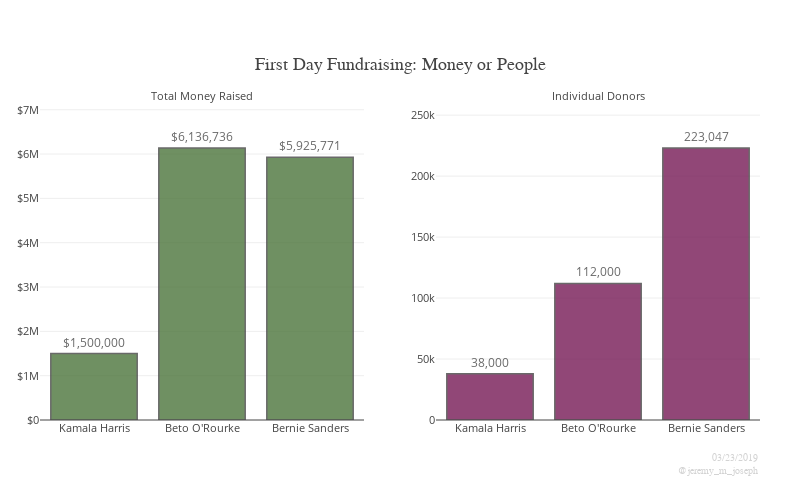

The cell this chart's notebook holds for it:
### Code cell
names = ['Kamala Harris', "Beto O'Rourke", 'Bernie Sanders']
money_bars = go.Bar(
    x=names,
    y=[dem_dict[n][0] for n in names],
    #width=25000,
    text=[dem_dict[n][3] for n in names],
    textposition = 'outside',
#     textfont=dict(
#         size=10
#     ),
    marker=dict(
        #color='#5DCF9A',
        color='#4C753B',
        line=dict(
            #color='rgb(8,48,107)',
            width=1.5
        ),
    ),
    opacity=0.8
)

donation_bars = go.Bar(
    x=names,
    y=[dem_dict[n][1] for n in names],
    #width=25000,
    text=["{:,}".format(dem_dict[n][1]) for n in names],
    textposition = 'outside',
    marker=dict(
        #color='#6184CF',
        color='#761A56',
        line=dict(
            #color='rgb(8,48,107)',
            width=1.5,
        ),
    ),
    opacity=0.8
    
)


fig = plotly.tools.make_subplots(rows=1, cols=2, subplot_titles=('Total Money Raised', 'Individual Donors'))
for i in fig['layout']['annotations']:
    i['font'] = dict(size=11)
    i['yshift'] = -5

fig.append_trace(money_bars, 1, 1)
fig.append_trace(donation_bars, 1, 2)

# Set max height of tallest bar equal across plots
ratio = .85
fig['layout']['xaxis1'].update(tickfont=dict(size=11))
fig['layout']['xaxis2'].update(tickfont=dict(size=11))

fig['layout']['yaxis1'].update(title='',
                               tickprefix="$",
                               tickfont=dict(size=11),
                               range=[0,dem_dict["Beto O'Rourke"][0]/float(ratio)])

fig['layout']['yaxis2'].update(title='',
                               tickfont=dict(size=11),
                               range=[0, dem_dict['Bernie Sanders'][1]/float(ratio)])

fig['layout'].update(#font=dict(size=6),
                     title=dict(
                         text='First Day Fundraising: Money or People',
                         font=dict(
                             family='verdana',
                             size=18,
                             color=None,
                         ),
                         xref='paper',
                         yref='paper',
                         y=1.0,
                         yanchor='bottom',
                         pad=dict( # unit: pixels
                             b=30,
                         ),
                     ),
                     width=800,
                     height=500,
                     showlegend=False,
                     margin=go.layout.Margin(
                         #pad=2,
                         l=40,
                         r=40,
                         #t=40,
                         autoexpand=False,
                         ),
)

fig['layout']['annotations'] += (dict(
    text='03/23/2019<br>@jeremy_m_joseph',
    font=dict(
        family='Andale Mono',
        size=10,
        color='lightgray',
    ),
    x=1,
    y=-.18,
    xref='paper',
    yref='paper',
    align='right',
    xanchor='right',
    yanchor='bottom',
    showarrow=False,
),)

plotly.offline.init_notebook_mode(connected=True)
plotly.offline.iplot(fig)

### Figure 1 — Plotly figure (JSON) as saved in the notebook; plotly's stock layout.template omitted (floating-point values rounded to 4 significant figures)
{"data": [{"marker": {"color": "#4C753B", "line": {"width": 1.5}}, "opacity": 0.8, "text": ["$1,500,000", "$6,136,736", "$5,925,771"], "textposition": "outside", "type": "bar", "uid": "4c20df11-afdd-49bb-bc4d-16dd0f1e9503", "x": ["Kamala Harris", "Beto O'Rourke", "Bernie Sanders"], "xaxis": "x", "y": [1500000, 6136736, 5925771], "yaxis": "y"}, {"marker": {"color": "#761A56", "line": {"width": 1.5}}, "opacity": 0.8, "text": ["38,000", "112,000", "223,047"], "textposition": "outside", "type": "bar", "uid": "25319254-f815-45a1-bcdf-b60f78f98620", "x": ["Kamala Harris", "Beto O'Rourke", "Bernie Sanders"], "xaxis": "x2", "y": [38000, 112000, 223047], "yaxis": "y2"}], "layout": {"annotations": [{"font": {"size": 11}, "showarrow": false, "text": "Total Money Raised", "x": 0.225, "xanchor": "center", "xref": "paper", "y": 1, "yanchor": "bottom", "yref": "paper", "yshift": -5}, {"font": {"size": 11}, "showarrow": false, "text": "Individual Donors", "x": 0.775, "xanchor": "center", "xref": "paper", "y": 1, "yanchor": "bottom", "yref": "paper", "yshift": -5}, {"align": "right", "font": {"color": "lightgray", "family": "Andale Mono", "size": 10}, "showarrow": false, "text": "03/23/2019<br>@jeremy_m_joseph", "x": 1, "xanchor": "right", "xref": "paper", "y": -0.18, "yanchor": "bottom", "yref": "paper"}], "height": 500, "margin": {"autoexpand": false, "l": 40, "r": 40}, "showlegend": false, "title": {"font": {"family": "verdana", "size": 18}, "pad": {"b": 30}, "text": "First Day Fundraising: Money or People", "xref": "paper", "y": 1, "yanchor": "bottom", "yref": "paper"}, "width": 800, "xaxis": {"anchor": "y", "domain": [0, 0.45], "tickfont": {"size": 11}}, "xaxis2": {"anchor": "y2", "domain": [0.55, 1], "tickfont": {"size": 11}}, "yaxis": {"anchor": "x", "domain": [0, 1], "range": [0, 7220000.0], "tickfont": {"size": 11}, "tickprefix": "$", "title": {"text": ""}}, "yaxis2": {"anchor": "x2", "domain": [0, 1], "range": [0, 262400.0], "tickfont": {"size": 11}, "title": {"text": ""}}}}
